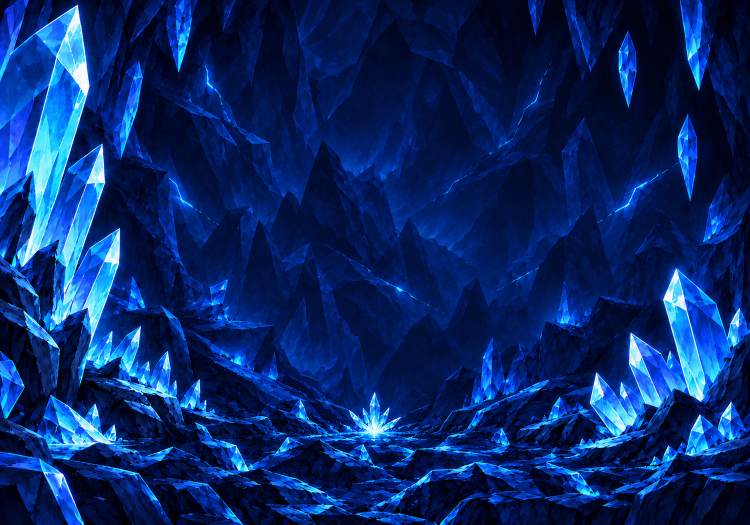
#> input picture SGDK_projects/_agent_laboratory/BRANDING_SPLASH_V3 [VER.001] [SGDK 211] [GEN] [LAB] [ART_TRANSLATION]/data/source_art/branding_v3/v017/source_backdrop_concept_ai_v017_20261015.png, 1500 x 1049 px (shown at 1/2 size)
$ python -i build_splash_v3_backdrop_v017_wip.py   (imports and definitions only)
#> lines starting #> are read from the running program, lines starting #| are printed output that depends on the picture
#!/usr/bin/env python3
"""Translate the V017 concept to a native-size, placeholder-only BG plate.

The builder samples the source on the 320x224 viewport and maps it to the
existing 16-color Mega Drive palette. It does not paint pixels or claim final
native authorship; the result is a comparison WIP and stays outside /res.
"""

from __future__ import annotations

import hashlib
import json
import shutil
import sys
import tempfile
from pathlib import Path

from PIL import Image, ImageDraw

PROJECT_ROOT = Path(__file__).resolve().parents[3]
SOURCE = PROJECT_ROOT / "data/source_art/branding_v3/v017/source_backdrop_concept_ai_v017_20261015.png"
SOURCE_SHA256 = "4bb6bc3cf60fff57dc396eafd9d21bdee86b03349800ba6e9c40eec8ebc38033"
KNOWN_FAILED_OUTPUT_SHA256 = "4b5f1a73f28bc41ed5649d0cf553a40d3de8886bb14ed77ba36f66c88bc7827e"
sys.path.insert(0, str(SOURCE.parent))
import build_splash_v3_visual_wip as common  # noqa: E402

V006 = PROJECT_ROOT / "res/branding_v3/splash_backdrop_v3_v006_320x224.png"
V015 = PROJECT_ROOT / "rascunho/visual_lab/splash_v3_backdrop_v015_curated_320x224.png"
V016 = PROJECT_ROOT / "res/branding_v3/splash_backdrop_v3_v016_320x224.png"
SGDK_MARK = PROJECT_ROOT / "res/branding_v3/splash_sgdk_wordmark_v3_224x48.png"
FORGE_MARK = PROJECT_ROOT / "res/branding_v3/splash_forge_wordmark_v3_192x32.png"

OUTPUT = PROJECT_ROOT / "rascunho/visual_lab/splash_v3_backdrop_v017_curated_320x224.png"
BOARD = PROJECT_ROOT / "out/logs/splash_v3_backdrop_v017_comparison_wip_v001_20261015.png"
REPORT = PROJECT_ROOT / "out/logs/splash_v3_backdrop_v017_translation_report_20261015.json"
MARKS = ((SGDK_MARK, (48, 72)), (FORGE_MARK, (64, 128)))
SAFE_BOX = (48, 72, 272, 160)


def sha256(path: Path) -> str:
    return hashlib.sha256(path.read_bytes()).hexdigest()


# [22 lines left out: functions hv_canonical, tile_metrics, not called in this run]


def luma(rgb: tuple[int, int, int]) -> int:
    return (rgb[0] * 3 + rgb[1] * 6 + rgb[2]) // 10


def visual_metrics(image: Image.Image) -> dict[str, object]:
    palette = image.getpalette() or []

    def color(index: int) -> tuple[int, int, int]:
        return tuple(palette[index * 3 : index * 3 + 3])  # type: ignore[return-value]

    left, top, right, bottom = SAFE_BOX
    safe_values = [
        luma(color(image.getpixel((x, y))))
        for y in range(top, bottom)
        for x in range(left, right)
    ]
    word_values: list[int] = []
    for mark_path, (mark_x, mark_y) in MARKS:
        with Image.open(mark_path) as mark_image:
            alpha = mark_image.convert("RGBA").getchannel("A")
        for y in range(alpha.height):
            for x in range(alpha.width):
                if alpha.getpixel((x, y)) > 0:
                    word_values.append(luma(color(image.getpixel((mark_x + x, mark_y + y)))))
    safe_sorted = sorted(safe_values)
    word_sorted = sorted(word_values)

    # [8 lines left out: function stats, not called in this run]

    lower_max_bright_run = 0
    for y in range(176, image.height):
        run = 0
        row_max = 0
        for x in range(image.width):
            if luma(color(image.getpixel((x, y)))) >= 70:
                run += 1
                row_max = max(row_max, run)
            else:
                run = 0
        lower_max_bright_run = max(lower_max_bright_run, row_max)
    return {
        "safe_box_xyxy": list(SAFE_BOX),
        "safe_box_background": stats(safe_values),
        "wordmark_background": stats(word_sorted),
        "longest_lower_half_run_luma_gte_70_px": lower_max_bright_run,
        "used_palette_indices": sorted(set(image.getdata())),
        "visible_colors_used": len(set(image.getdata()) - {0}),
    }


# [16 lines left out: function save_indexed, not called in this run]


def render(backdrop: Image.Image, sgdk: Image.Image, forge: Image.Image) -> Image.Image:
    return common.render_with_marks(backdrop, sgdk, forge).convert("RGB")


# [82 lines left out: functions build_board, main, not called in this run]


# [2 lines not run here, left out]

>>> import cv2
>>> picture = cv2.imread('v017/source_backdrop_concept_ai_v017_20261015.png', cv2.IMREAD_GRAYSCALE)
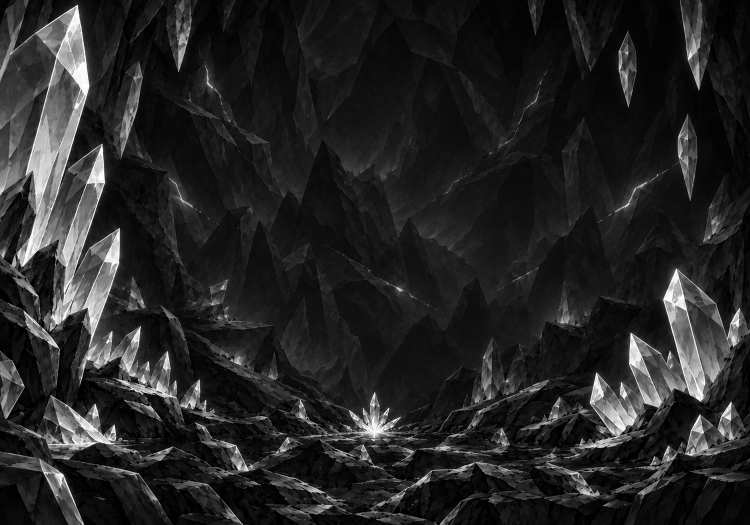
#> picture: shape (1049, 1500) (shown at 1/2 size); min 0, max 255, mean 37.1
#> (the run stopped early here; a loop or call above may not have finished)

$ run again, on SGDK_projects/_agent_laboratory/BRANDING_SPLASH_V3 [VER.001] [SGDK 211] [GEN] [LAB] [ART_TRANSLATION]/data/source_art/branding_v3/sources/source_backdrop_concept_ai_v002.png
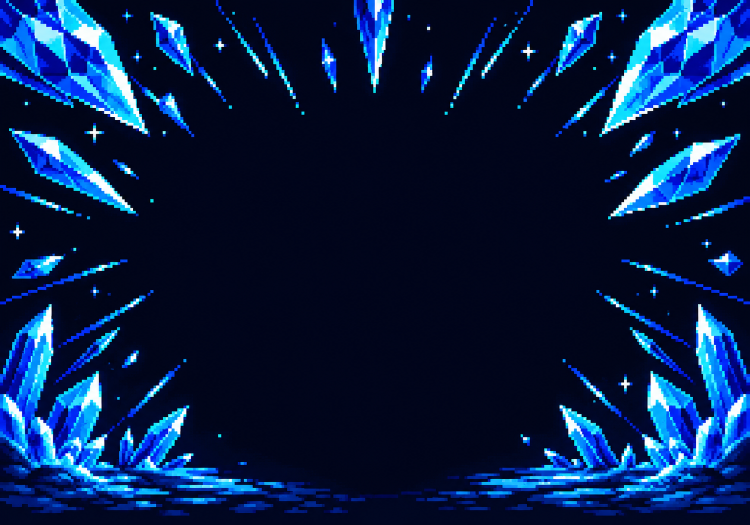
#> input picture SGDK_projects/_agent_laboratory/BRANDING_SPLASH_V3 [VER.001] [SGDK 211] [GEN] [LAB] [ART_TRANSLATION]/data/source_art/branding_v3/sources/source_backdrop_concept_ai_v002.png, 1499 x 1049 px (shown at 1/2 size)
#> `picture = cv2.imread('v017/source_backdrop_concept_ai_v017_20261015.pn..`:
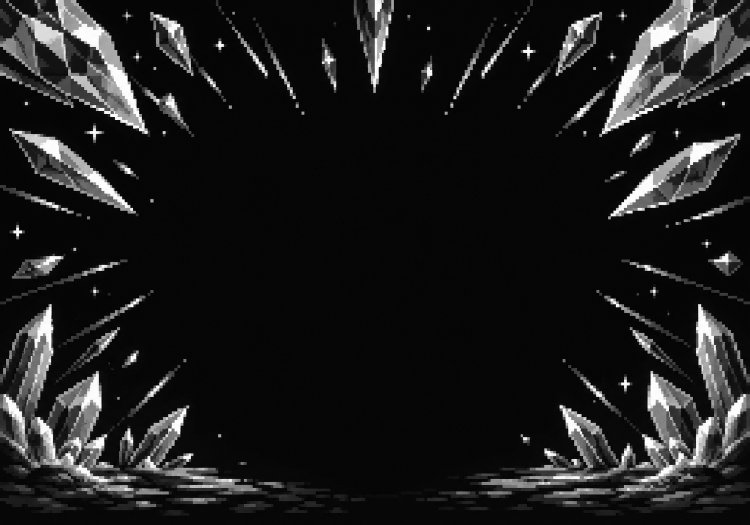
#> picture: shape (1049, 1499) (shown at 1/2 size); min 0, max 255, mean 28.5

$ run again, on SGDK_projects/_agent_laboratory/BRANDING_SPLASH_V3 [VER.001] [SGDK 211] [GEN] [LAB] [ART_TRANSLATION]/data/source_art/branding_v3/sources/source_backdrop_concept_ai_v003_20261014.png
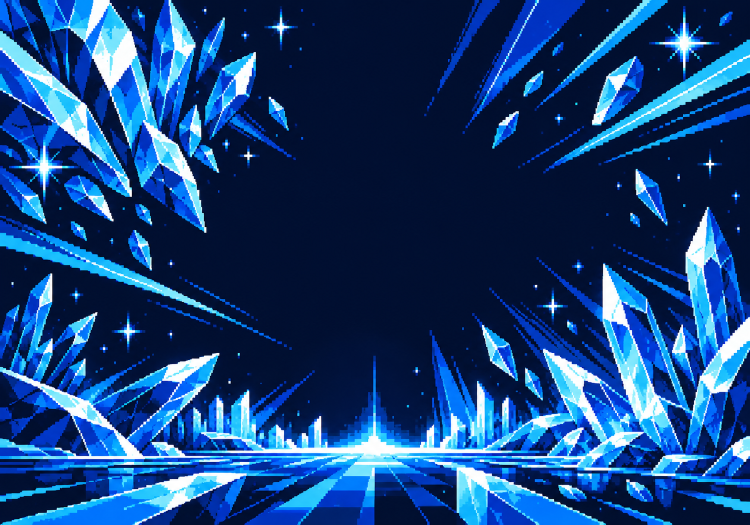
#> input picture SGDK_projects/_agent_laboratory/BRANDING_SPLASH_V3 [VER.001] [SGDK 211] [GEN] [LAB] [ART_TRANSLATION]/data/source_art/branding_v3/sources/source_backdrop_concept_ai_v003_20261014.png, 1499 x 1049 px (shown at 1/2 size)
#> `picture = cv2.imread('v017/source_backdrop_concept_ai_v017_20261015.pn..`:
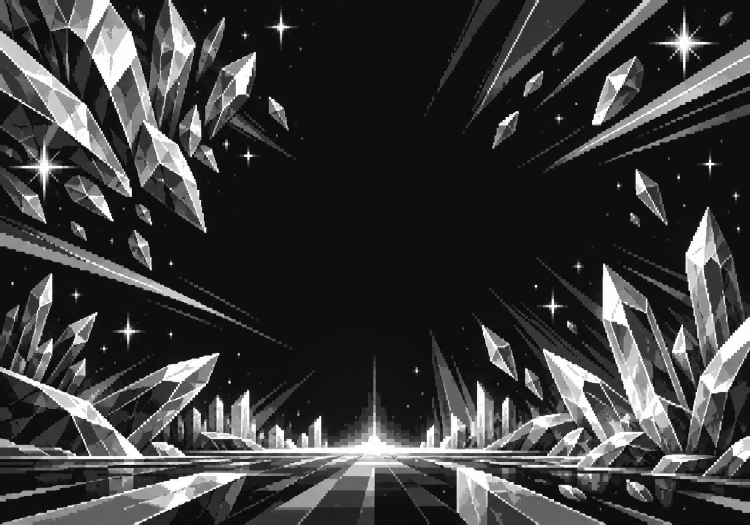
#> picture: shape (1049, 1499) (shown at 1/2 size); min 0, max 255, mean 58.2
